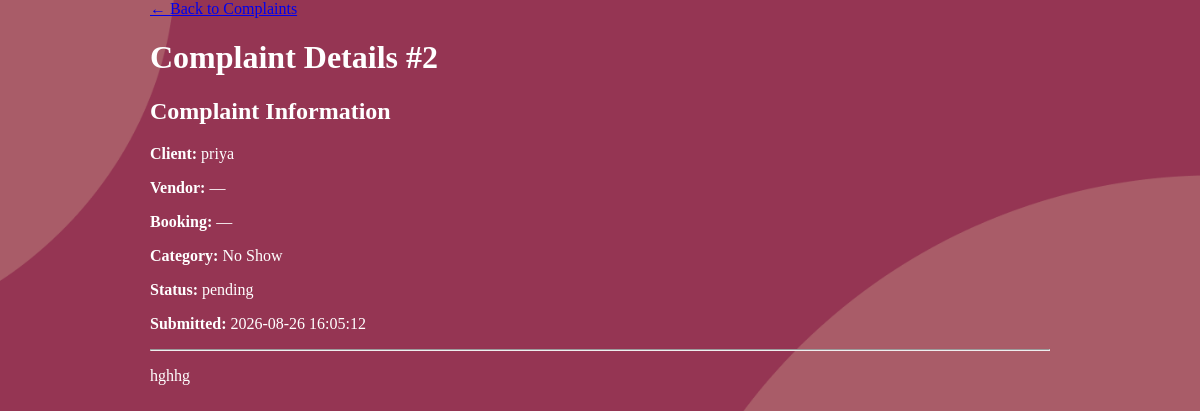
Screenshot of /admin/view_complaint/2 (signed in) with the database file from the repository.
### tables this page shows
CREATE TABLE complaints (
            id INTEGER PRIMARY KEY AUTOINCREMENT,
            client_id INTEGER NOT NULL,
            booking_id INTEGER,
            manager_id INTEGER,
            category TEXT NOT NULL,
            description TEXT NOT NULL,
            status TEXT DEFAULT 'pending',
            admin_response TEXT,
            created_at TIMESTAMP DEFAULT CURRENT_TIMESTAMP,
            updated_at TIMESTAMP DEFAULT CURRENT_TIMESTAMP,
            FOREIGN KEY (client_id) REFERENCES users (id),
            FOREIGN KEY (booking_id) REFERENCES bookings (id),
            FOREIGN KEY (manager_id) REFERENCES users (id)
        );

CREATE TABLE users (
            id INTEGER PRIMARY KEY AUTOINCREMENT,
            full_name TEXT NOT NULL,
            email TEXT UNIQUE NOT NULL,
            password TEXT NOT NULL,
            role TEXT CHECK(role IN ('user', 'admin', 'eventmanager')) NOT NULL,
            is_approved INTEGER DEFAULT 0, -- 0=Pending, 1=Approved by Admin
            created_at TIMESTAMP DEFAULT CURRENT_TIMESTAMP
        , reset_otp TEXT, is_active INTEGER DEFAULT 1);

### app.py (the view)
@app.route('/admin/view_complaint/<int:complaint_id>')
def admin_view_complaint(complaint_id):
    if 'user_id' not in session or session['role'] != 'admin':
        return redirect(url_for('index'))
    conn = get_db_connection()
    complaint = conn.execute('''
        SELECT c.*, u.full_name as client_name, m.business_name
        FROM complaints c
        JOIN users u ON c.client_id=u.id
        LEFT JOIN manager_profiles m ON c.manager_id=m.user_id
        WHERE c.id=?
    ''', (complaint_id,)).fetchone()
    conn.close()
    if not complaint:
        flash("Complaint not found.")
        return redirect(url_for('admin_complaints'))
    return render_template('admin_view_complaint.html', complaint=complaint)

### app.py (called while the page is built)
def get_db_connection():
    conn = sqlite3.connect('database.db', timeout=10)
    conn.row_factory = sqlite3.Row
    conn.execute("PRAGMA foreign_keys = ON")
    return conn

### frontend/templates/admin_view_complaint.html
<!DOCTYPE html><html lang="en"><head><meta charset="UTF-8"><meta name="viewport" content="width=device-width, initial-scale=1"><title>Complaint Details | Evenzo Admin</title><link rel="stylesheet" href="{{ url_for('static', filename='styles.css') }}"></head><body><main class="main" style="margin:0 auto;max-width:900px"><a href="{{ url_for('admin_complaints') }}" class="btn btn-outline">← Back to Complaints</a><h1>Complaint Details #{{ complaint.id }}</h1><div class="card"><h2>Complaint Information</h2><p><strong>Client:</strong> {{ complaint.client_name }}</p><p><strong>Vendor:</strong> {{ complaint.business_name or '—' }}</p><p><strong>Booking:</strong> {{ complaint.booking_id or '—' }}</p><p><strong>Category:</strong> {{ complaint.category }}</p><p><strong>Status:</strong> {{ complaint.status }}</p><p><strong>Submitted:</strong> {{ complaint.created_at }}</p><hr><p style="white-space:pre-wrap">{{ complaint.description }}</p>{% if complaint.admin_response %}<hr><h3>Admin Response</h3><p style="white-space:pre-wrap">{{ complaint.admin_response }}</p>{% endif %}</div></main></body></html>

### frontend/static/styles.css (style rules this page uses)
body { margin: 0; padding: 0; background: url('/static/images/5.png'); color: white; background-size: cover; background-position: center; background-attachment: fixed; }
body { animation: fadeIn 0.8s ease-out; }
.main { animation: fadeIn 1s ease-out; }

### rows the page displays
complaints: id "2", category "No Show", status "pending", created_at "2026-08-26 16:05:12", description "hghhg"
users: client_name "priya"

### other values shown
{{ complaint.business_name or '—' }} "—"
{{ complaint.booking_id or '—' }} "—"
